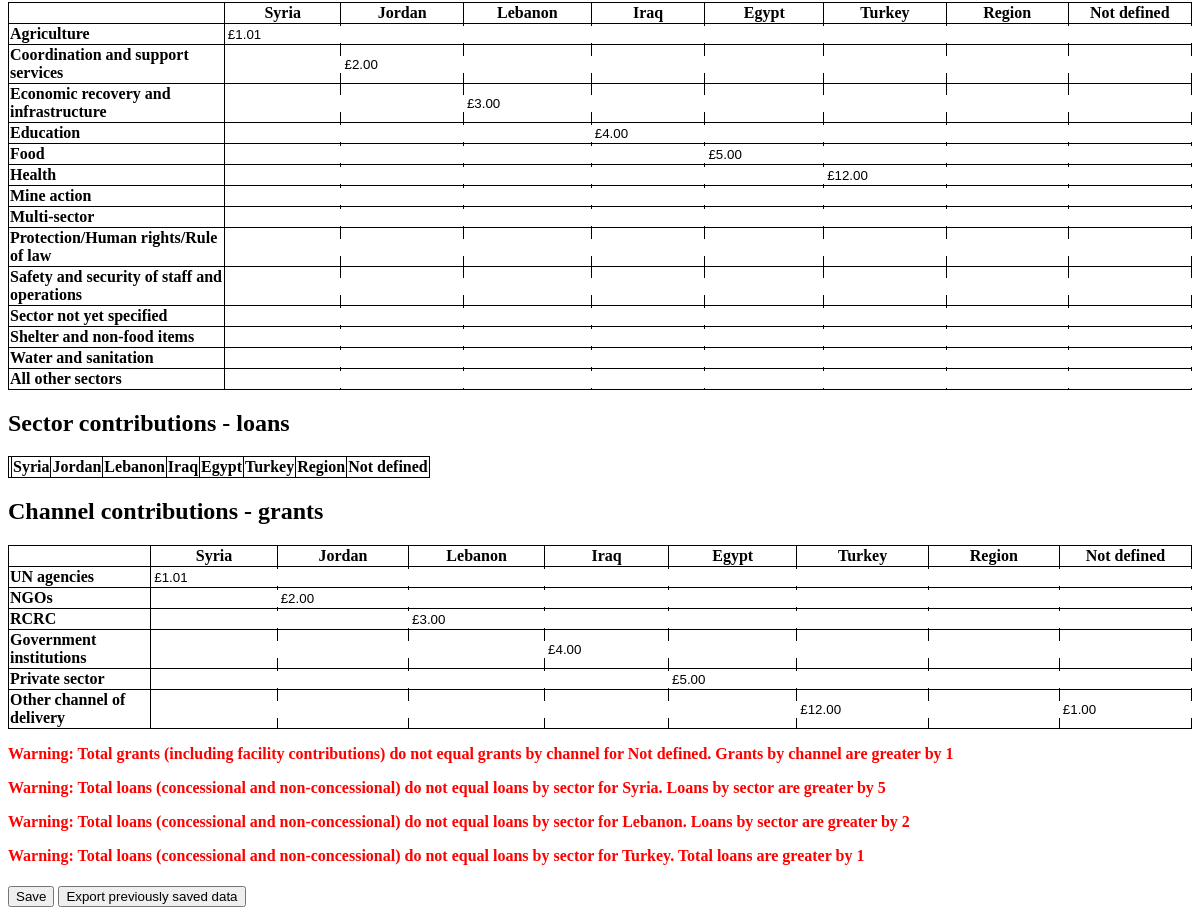
/edit/2016/ (signed in, lower part), run on an earlier commit of the app's database.
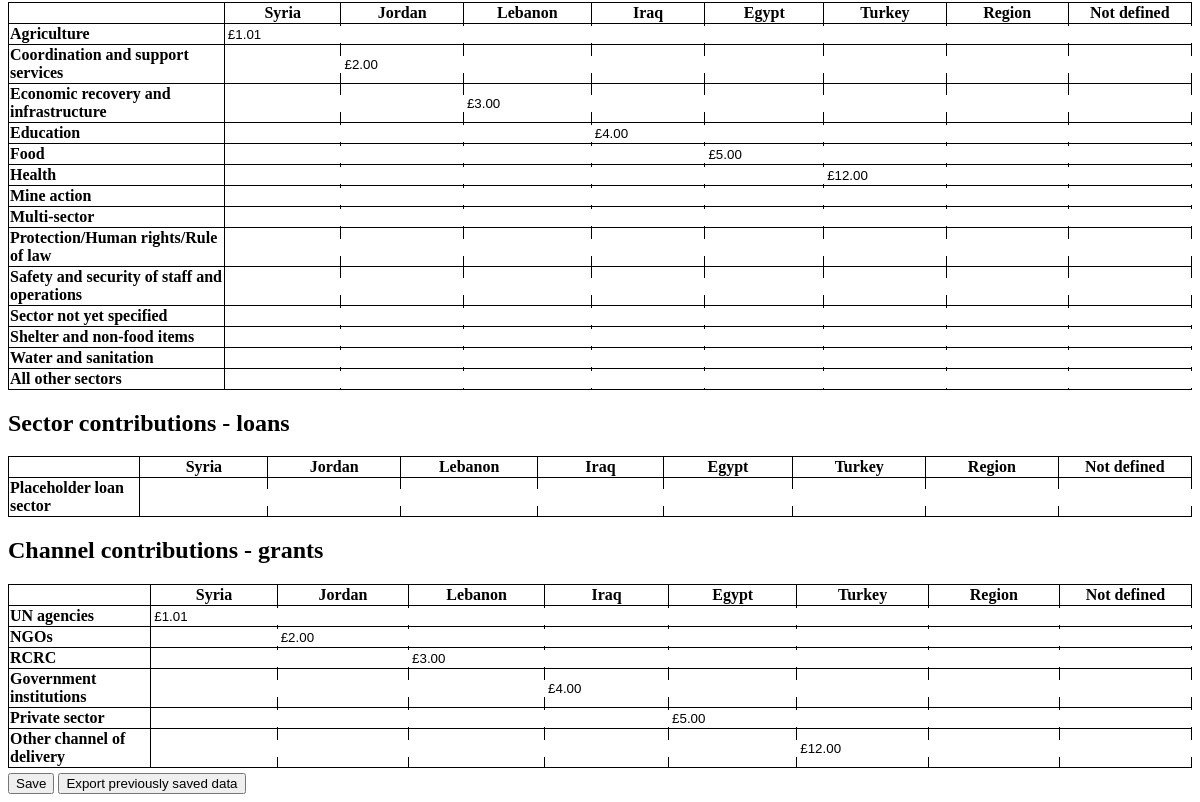
And on a later commit of the database.
### core/models.py (models this page shows, shortened)
class Sector(models.Model):
    name = models.CharField(max_length=255)
    LOAN_OR_GRANT_CHOICES = (
        ('L','Loan'),
        ('G','Grant'),
    )
    loan_or_grant = models.CharField(max_length=1,choices=LOAN_OR_GRANT_CHOICES,default='G')
    def __unicode__(self):
        return u'%s' % self.name

### core/views.py (the view)
# urls.py: url(r'^edit/(?P<year>\d{4})/$', views.edit, name='core.views.edit'),
@login_required
def edit(request,year):
    warnings = []
    facility_years = [2016,2017]
    user = request.user
    contact = get_object_or_404(Contact,user=user)
    organisation = contact.organisation
    recipients = Entry.RECIPIENT_CHOICES
    statuses = Entry.PLEDGE_OR_DISB_CHOICES
    sectors = Sector.objects.all()
    channels = Entry.DELIVERY_CHOICES
    years = Spreadsheet.YEAR_CHOICES
    year = int(year)
    if request.method == "POST":
        form = SpreadsheetForm(request.POST)
        queryDict = request.POST
        comment = queryDict.get('comment')
        if not Spreadsheet.objects.filter(organisation=organisation,year=year).exists():
            spreadsheet = form.save(commit=False)
            spreadsheet.year = year
            spreadsheet.organisation = organisation
            spreadsheet.save()
        else:
            spreadsheet = Spreadsheet.objects.get(organisation=organisation,year=year)
            form = SpreadsheetForm(request.POST,instance=spreadsheet)
            spreadsheet = form.save()
        excludeKeys = ["currency","comment","csrfmiddlewaretoken"]
        for key, value in queryDict.iteritems():
            if Entry.objects.filter(spreadsheet=spreadsheet,coordinates=key).exists():
                entry = Entry.objects.get(spreadsheet=spreadsheet,coordinates=key)
                if safeFloat(value)>=0:
                    entry.amount = safeFloat(value)
                    entry.save_reverse()
                else:
                    entry.delete()
            elif key not in excludeKeys and value!="":
                entry = Entry()
                entry.spreadsheet = spreadsheet
                entry.coordinates = key
                if safeFloat(value)>=0:
                    entry.amount = safeFloat(value)
                    entry.save_reverse()
        return redirect(spreadsheet)
    else:
        if Spreadsheet.objects.filter(organisation=organisation,year=year).exists():
            spreadsheet = Spreadsheet.objects.get(organisation=organisation,year=year)
            form = SpreadsheetForm(instance=spreadsheet)
            entries = Entry.objects.filter(spreadsheet=spreadsheet)
            currency = spreadsheet.currency
            spreadsheet_exists = True
            gt = entries.filter(spreadsheet=spreadsheet,loan_or_grant="G",concessional=True,refugee_facility_for_turkey=False,channel_of_delivery="",sector__isnull=True)
            gt_sum = gt.values('recipient').annotate(total = Sum('amount')).order_by('recipient')
            gt_sum_obj = {this_sum['recipient']:this_sum['total'] for this_sum in gt_sum}
            fc = entries.filter(spreadsheet=spreadsheet,loan_or_grant="G",concessional=True,refugee_facility_for_turkey=True)
            fc_sum = fc.values('recipient').annotate(total = Sum('amount')).order_by('recipient')
            fc_sum_obj = {this_sum['recipient']:this_sum['total'] for this_sum in fc_sum}
            sg = entries.filter(spreadsheet=spreadsheet,loan_or_grant="G",concessional=True,refugee_facility_for_turkey=False,channel_of_delivery="",sector__isnull=False)
            sg_sum = sg.values('recipient').annotate(total = Sum('amount')).order_by('recipient')
            sg_sum_obj = {this_sum['recipient']:this_sum['total'] for this_sum in sg_sum}
            cg = entries.filter(spreadsheet=spreadsheet,loan_or_grant="G",concessional=True,refugee_facility_for_turkey=False,sector__isnull=True)
            cg_sum = cg.values('recipient').annotate(total = Sum('amount')).order_by('recipient').exclude(channel_of_delivery="")
            cg_sum_obj = {this_sum['recipient']:this_sum['total'] for this_sum in cg_sum}
            for recipient,recipient_name in recipients:
                total_grants = 0
                if recipient in gt_sum_obj:
                    total_grants = total_grants + gt_sum_obj[recipient]
                if recipient in fc_sum_obj:
                    total_grants = total_grants + fc_sum_obj[recipient]
                if recipient in sg_sum_obj:
                    grant_sectors = sg_sum_obj[recipient]
                    if total_grants>grant_sectors:
                        warnings.append("Warning: Total grants (including facility contributions) do not equal grants by sector for %s. Total grants are greater by %s" % (recipient_name,(total_grants-grant_sectors)))
                    if total_grants<grant_sectors:
                        warnings.append("Warning: Total grants (including facility contributions) do not equal grants by sector for %s. Grants by sector are greater by %s" % (recipient_name,(grant_sectors-total_grants)))
                if recipient in cg_sum_obj:
                    grant_channels = cg_sum_obj[recipient]
                    if total_grants>grant_channels:
                        warnings.append("Warning: Total grants (including facility contributions) do not equal grants by channel for %s. Total grants are greater by %s" % (recipient_name,(total_grants-grant_channels)))
                    if total_grants<grant_channels:
                        warnings.append("Warning: Total grants (including facility contributions) do not equal grants by channel for %s. Grants by channel are greater by %s" % (recipient_name,(grant_channels-total_grants)))
            lt = entries.filter(spreadsheet=spreadsheet,loan_or_grant="L",sector__isnull=True)
            lt_sum = lt.values('recipient').annotate(total = Sum('amount')).order_by('recipient')
            lt_sum_obj = {this_sum['recipient']:this_sum['total'] for this_sum in lt_sum}
            sl = entries.filter(spreadsheet=spreadsheet,loan_or_grant="L",sector__isnull=False)
            sl_sum = sl.values('recipient').annotate(total = Sum('amount')).order_by('recipient')
            sl_sum_obj = {this_sum['recipient']:this_sum['total'] for this_sum in sl_sum}
            for recipient,recipient_name in recipients:
                total_loans = 0
                if recipient in lt_sum_obj:
                    total_loans = total_loans + lt_sum_obj[recipient]
                if recipient in sl_sum_obj:
                    loan_sectors = sl_sum_obj[recipient]
                    if total_loans>loan_sectors:
                        warnings.append("Warning: Total loans (concessional and non-concessional) do not equal loans by sector for %s. Total loans are greater by %s" % (recipient_name,(total_loans-loan_sectors)))
                    if total_loans<loan_sectors:
                        warnings.append("Warning: Total loans (concessional and non-concessional) do not equal loans by sector for %s. Loans by sector are greater by %s" % (recipient_name,(loan_sectors-total_loans)))
        else:
            form = SpreadsheetForm()
            entries = []
            currency = []
            spreadsheet_exists = False
    return render(request,'core/edit.html', {"warnings":warnings,"user":user,"contact":contact,"form":form,"entries":entries,"recipients":recipients,"statuses":statuses,"sectors":sectors,"channels":channels,"years":years,"selected_year":year,"currency":currency,"facility_years":facility_years,"spreadsheet_exists":spreadsheet_exists})

### core/forms.py
class SpreadsheetForm(ModelForm):
    class Meta:
        model = Spreadsheet
        fields = ('currency','comment',)

### core/models.py (called while the page is built)
    def __str__(self):
        return self.iso

    def __unicode__(self):
        return u'%s' % self.name

    def get_absolute_url(self):
        return reverse("core.views.csv",args=[self.slug])

### ghts/templates/core/edit.html (shortened to what this page needs)
{% extends 'core/base.html' %}
    {% block head %}
        {% load staticfiles %}
            <link rel=stylesheet href="{% static "core/css/info.css" %}" type="text/css">
    {% endblock %}
    {% block content %}
    <form method="POST" class="transaction-form">{% csrf_token %}
    {% if contact.organisation.grant_making %}
    <table>
        <tr>
            <th></th>
            {% for rcode, recip in recipients %}
                <th>{{recip}}</th>
            {% endfor %}
        </tr>
    {% for sector in sectors %}
        {% if sector.loan_or_grant == "G" %}
        <tr>
            <td><b>{{sector}}</b></td>
            {% for rcode, recip in recipients %}
                <td><input type="text" name="G|C||{{rcode}}|{{sector}}||"/></td>
            {% endfor %}
        </tr>
        {% endif %}
    {% endfor %}
    </table>
    {% endif %}
    {% if contact.organisation.loan_making %}
    <div class="titleWrap">
        <h2>Sector contributions - loans</h2>
    </div>
    <table>
        <tr>
            <th></th>
            {% for rcode, recip in recipients %}
                <th>{{recip}}</th>
            {% endfor %}
        </tr>
    {% for sector in sectors %}
        {% if sector.loan_or_grant == "L" %}
        <tr>
            <td><b>{{sector}}</b></td>
            {% for rcode, recip in recipients %}
                <td><input type="text" name="L|||{{rcode}}|{{sector}}||"/></td>
            {% endfor %}
        </tr>
        {% endif %}
    {% endfor %}
    </table>
    {% endif %}
    {% if contact.organisation.grant_making %}
    <div class="titleWrap">
        <h2>Channel contributions - grants</h2>
    </div>
    <table>
        <tr>
            <th></th>
            {% for rcode, recip in recipients %}
                <th>{{recip}}</th>
            {% endfor %}
        </tr>
    {% for ccode, channel in channels %}
        <tr>
            <td><b>{{channel}}</b></td>
            {% for rcode, recip in recipients %}
                <td><input type="text" name="G|C||{{rcode}}||{{ccode}}|"/></td>
            {% endfor %}
        </tr>
    {% endfor %}
    </table>
    {% endif %}
        {% for warning in warnings %}
            <p class="warning">{{warning}}</p>
        {% endfor %}
        <button type="submit" class="save btn btn-default">Save</button>
        <button class="export">Export previously saved data</button>
    </form>
    {% endblock %}

### ghts/templates/core/base.html (shortened to what this page needs)
<!DOCTYPE html>
    <html>
        <head>
            {% block head %}
            {% endblock %}
            {% load staticfiles %}
            <link rel=stylesheet href="{% static "core/css/login.css" %}" type="text/css">
            </head>
        <body style="background-color: #fff;">
    <div id="meta-content">
            {% block content %}
            {% endblock %}
    </div>
        </body>
    </html>

### core/static/core/css/login.css (style rules this page uses)
body { background: #f8f8f8; }

### ghts/templates/core/base.html (style rules this page uses)
div#meta-content { width:100% }

### ghts/templates/core/edit.html (style rules this page uses)
div.titleWrap { width:100%;float:left; }
.titleWrap h2 { float:left; }
.save { margin-top:5px; }

What changed in the data, as far as the page shows it:
added Sector: name "Placeholder loan sector"
Also different on the page:
form field G: "£1.00" → (not shown)
list line gone: "Warning: Total grants (including facility contributions) do not equal grants by channel for Not defined. Grants by channel are greater by 1"
list line gone: "Warning: Total loans (concessional and non-concessional) do not equal loans by sector for Syria. Loans by sector are greater by 5"
list line gone: "Warning: Total loans (concessional and non-concessional) do not equal loans by sector for Lebanon. Loans by sector are greater by 2"
list line gone: "Warning: Total loans (concessional and non-concessional) do not equal loans by sector for Turkey. Total loans are greater by 1"
